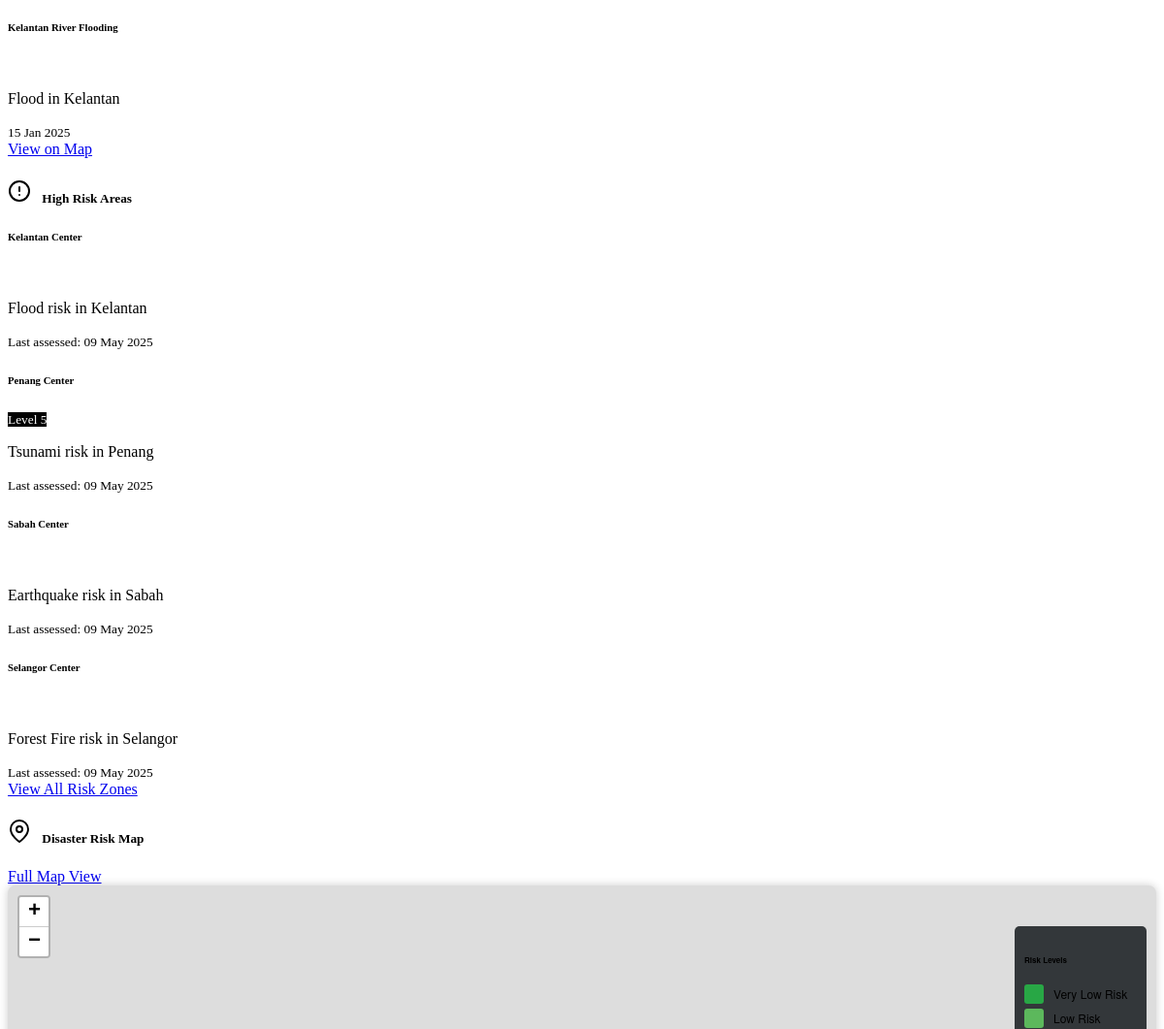
Before: / (middle part) with the older database file.
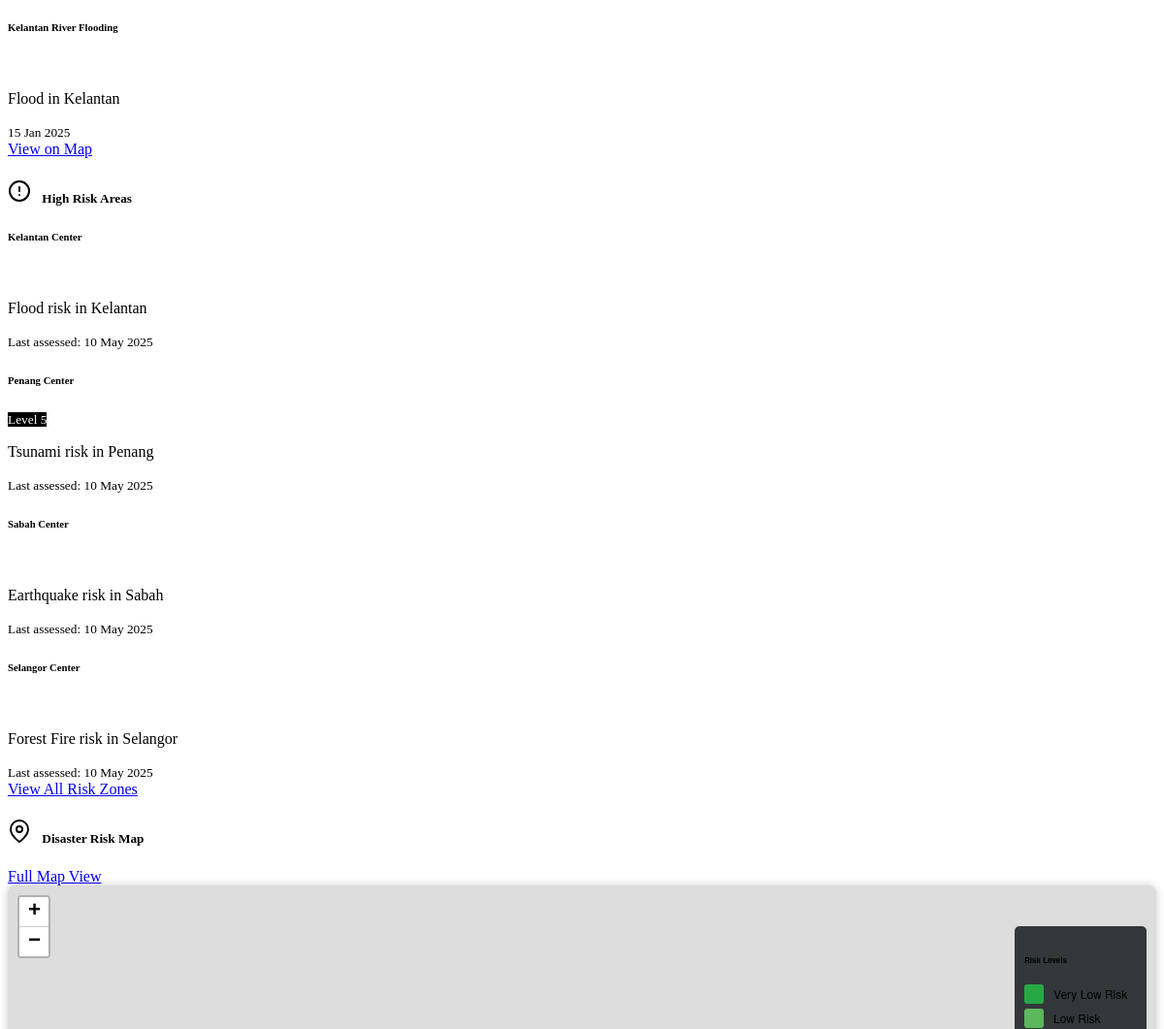
After: the same page with the newer database file.
### models.py (models this page shows, shortened)
class Disaster(db.Model):
    id = db.Column(db.Integer, primary_key=True)
    disaster_type_id = db.Column(db.Integer, db.ForeignKey('disaster_type.id'), nullable=False)
    state_id = db.Column(db.Integer, db.ForeignKey('state.id'), nullable=False)
    title = db.Column(db.String(100), nullable=False)
    description = db.Column(db.Text)
    start_date = db.Column(db.DateTime, nullable=False)
    end_date = db.Column(db.DateTime)
    is_active = db.Column(db.Boolean, default=True)
    magnitude = db.Column(db.Float)  # For earthquakes
    depth = db.Column(db.Float)      # For tsunamis (in cm)
    area_affected = db.Column(db.Float)  # For floods, forest fires (in sq km)
    severity = db.Column(db.Integer)  # 1-5 (5 being most severe)
    latitude = db.Column(db.Float)
    longitude = db.Column(db.Float)
    source = db.Column(db.String(100))
    source_url = db.Column(db.String(255))
    created_at = db.Column(db.DateTime, default=datetime.utcnow)
    updated_at = db.Column(db.DateTime, default=datetime.utcnow, onupdate=datetime.utcnow)

class DisasterType(db.Model):
    id = db.Column(db.Integer, primary_key=True)
    name = db.Column(db.String(50), nullable=False, unique=True)
    description = db.Column(db.Text)
    disasters = db.relationship('Disaster', backref='type', lazy=True)

class State(db.Model):
    id = db.Column(db.Integer, primary_key=True)
    name = db.Column(db.String(50), nullable=False, unique=True)
    disasters = db.relationship('Disaster', backref='state', lazy=True)
    risk_assessments = db.relationship('RiskAssessment', backref='state', lazy=True)

class RiskAssessment(db.Model):
    id = db.Column(db.Integer, primary_key=True)
    state_id = db.Column(db.Integer, db.ForeignKey('state.id'), nullable=False)
    disaster_type_id = db.Column(db.Integer, db.ForeignKey('disaster_type.id'), nullable=False)
    location_name = db.Column(db.String(100))
    risk_level = db.Column(db.Integer)  # 1-5 (5 being highest risk)
    latitude = db.Column(db.Float, nullable=False)
    longitude = db.Column(db.Float, nullable=False)
    probability = db.Column(db.Float)  # Probability score from the ML model
    details = db.Column(db.Text)  # Additional information
    last_assessed = db.Column(db.DateTime, default=datetime.utcnow)

### routes.py (the view)
@app.route('/')
def index():
    total_disasters = Disaster.query.count()
    active_disasters = Disaster.query.filter_by(is_active=True).count()
    alerts = DisasterAlert.query.filter_by(is_active=True).count()
    recent_disasters = Disaster.query.order_by(Disaster.start_date.desc()).limit(5).all()
    disaster_types = DisasterType.query.all()
    disasters_by_type = {}
    for dt in disaster_types:
        count = Disaster.query.filter_by(disaster_type_id=dt.id).count()
        disasters_by_type[dt.name] = count
    high_risk_areas = RiskAssessment.query.filter(RiskAssessment.risk_level >= 4).limit(5).all()
    return render_template('index.html',
                           total_disasters=total_disasters,
                           active_disasters=active_disasters,
                           alerts=alerts,
                           recent_disasters=recent_disasters,
                           disasters_by_type=disasters_by_type,
                           high_risk_areas=high_risk_areas,
                           DisasterType=DisasterType)

### routes.py (called while the page is built)
@app.template_global()
def now():
    return datetime.utcnow()

### templates/index.html (shortened to what this page needs)
{% extends 'base.html' %}
{% block content %}
<div class="row">
    <div class="col-lg-4">
        <div class="card border-0 shadow-sm mb-4">
            <div class="card-body p-0">
                <div class="list-group list-group-flush">
                    {% for disaster in recent_disasters %}
                    <div class="list-group-item bg-transparent">
                        <div class="d-flex w-100 justify-content-between">
                            <h6 class="mb-1">{{ disaster.title }}</h6>
                            <small class="badge risk-{{ disaster.severity }}">
                            </small>
                        </div>
                        <p class="mb-1 small">{{ disaster.type.name }} in {{ disaster.state.name }}</p>
                        <small class="text-muted">{{ disaster.start_date.strftime('%d %b %Y') }}</small>
                    </div>
                    {% else %}
                    <div class="list-group-item bg-transparent">
                        <p class="mb-0 text-center">No recent disasters recorded.</p>
                    </div>
                    {% endfor %}
                </div>
            </div>
            <div class="card-footer bg-transparent text-center">
                <a href="{{ url_for('map_page') }}" class="btn btn-sm btn-outline-primary">View on Map</a>
            </div>
        </div>
        <div class="card border-0 shadow-sm mb-4">
            <div class="card-header bg-transparent border-0">
                <h5 class="mb-0">
                    <i data-feather="alert-circle" class="card-header-icon"></i>
                    High Risk Areas
                </h5>
            </div>
            <div class="card-body p-0">
                <div class="list-group list-group-flush">
                    {% for area in high_risk_areas %}
                    <div class="list-group-item bg-transparent">
                        <div class="d-flex w-100 justify-content-between">
                            <h6 class="mb-1">{{ area.location_name }}</h6>
                            <small class="badge risk-{{ area.risk_level }}">
                                Level {{ area.risk_level }}
                            </small>
                        </div>
                        <p class="mb-1 small">{{ DisasterType.query.get(area.disaster_type_id).name }} risk in {{ area.state.name }}</p>
                        <small class="text-muted">Last assessed: {{ area.last_assessed.strftime('%d %b %Y') }}</small>
                    </div>
                    {% else %}
                    <div class="list-group-item bg-transparent">
                        <p class="mb-0 text-center">No high risk areas identified.</p>
                    </div>
                    {% endfor %}
                </div>
            </div>
            <div class="card-footer bg-transparent text-center">
                <a href="{{ url_for('map_page') }}" class="btn btn-sm btn-outline-danger">View All Risk Zones</a>
            </div>
        </div>
    </div>
</div>
<div class="row">
    <div class="col-12 mb-4">
        <div class="card border-0 shadow-sm">
            <div class="card-header bg-transparent border-0">
                <div class="d-flex justify-content-between align-items-center">
                    <h5 class="mb-0">
                        <i data-feather="map-pin" class="card-header-icon"></i>
                        Disaster Risk Map
                    </h5>
                    <a href="{{ url_for('map_page') }}" class="btn btn-sm btn-primary">
                        Full Map View
                    </a>
                </div>
            </div>
            <div class="card-body p-0">
                <div id="map-container" style="height: 400px;"></div>
            </div>
        </div>
    </div>
</div>
{% endblock %}

### templates/base.html (shortened to what this page needs)
<!DOCTYPE html>
<html lang="en" data-bs-theme="dark">
<head>
    <link rel="stylesheet" href="https://cdn.replit.com/agent/bootstrap-agent-dark-theme.min.css">
    <link rel="stylesheet" href="https://unpkg.com/leaflet@1.9.4/dist/leaflet.css"
/>
    <link rel="stylesheet" href="{{ url_for('static', filename='css/custom.css') }}">
</head>
<body>
    <main class="container py-4">
        {% block content %}{% endblock %}
    </main>
</body>
</html>

### static/css/custom.css (style rules this page uses)
.risk-4 { background-color: var(--bs-danger); color: white; }
.risk-5 { background-color: #000000; color: white; }
#map-container { height: 75vh; border-radius: 8px; overflow: hidden; box-shadow: 0 0 10px rgba(0, 0, 0, 0.2); }
.card-header-icon { margin-right: 0.5rem; }

Changed rows visible on the page:
changed RiskAssessment "Kelantan Center": last_assessed "09 May 2025" → "10 May 2025"
changed RiskAssessment "Penang Center": last_assessed "09 May 2025" → "10 May 2025"
changed RiskAssessment "Sabah Center": last_assessed "09 May 2025" → "10 May 2025"
changed RiskAssessment "Selangor Center": last_assessed "09 May 2025" → "10 May 2025"
